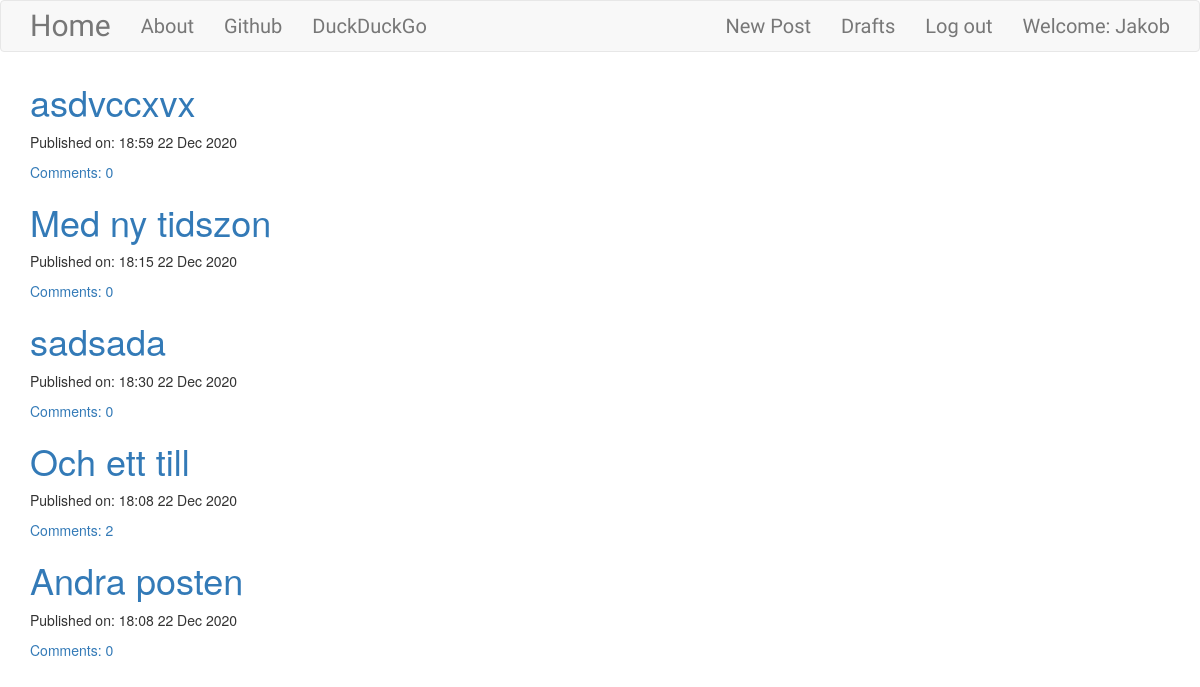
The app's page / (signed in) with its own data.
### blog/models.py (models this page shows, shortened)
class Post(models.Model):
  author = models.ForeignKey('auth.User', on_delete=models.CASCADE)
  title = models.CharField(max_length=256)
  text = models.TextField()
  create_date = models.DateTimeField(default=timezone.now)
  published_date = models.DateTimeField(blank=True, null=True)
  def approve_comments(self):
    return self.comments.filter(approved_comment=True)

### blog/views.py (the view)
# urls.py: path('', views.PostListView.as_view(), name="post_list"),
class PostListView(ListView):
    model = Post
    def get_queryset(self):
        return Post.objects.filter(published_date__lte=timezone.now()).order_by('-published_date')

### blog/templates/blog/post_list.html
{% extends 'blog/base.html' %}
{% block body_block %}
  <div class="centerstage">
    {% for post in post_list %}
      <div class="post">
        <h1><a href="{% url 'post_detail' pk=post.pk %}">{{post.title}}</a></h1>
      </div>
      <div class="date">
        <p>Published on: {{post.published_date|date:"H:s d M Y"}}</p>
      </div>
      <a href="{% url 'post_detail' pk=post.pk %}">Comments: {{post.approve_comments.count}}</a>
    {% endfor %}
  </div>
{% endblock %}

### blog/templates/blog/base.html (shortened to what this page needs)
<!DOCTYPE html>
{% load static %}
<html lang="en">
<head>
    <link rel="stylesheet" href="https://maxcdn.bootstrapcdn.com/bootstrap/3.3.5/css/bootstrap.min.css">
    <link rel="stylesheet" href="//cdn.jsdelivr.net/npm/medium-editor@latest/dist/css/medium-editor.min.css" type="text/css" media="screen" charset="utf-8">
    <link rel="stylesheet" href="{% static 'css/blog.css' %}">
    </head>
<body>
    <nav class="navbar navbar-default techfont custom-navbar">
        <div class="container">
            <ul class="nav navbar-nav">
                <li><a href="{% url 'post_list' %}" class="navbar-brand bigbrand ">Home</a></li>
                <li><a href="{% url 'about' %}">About</a></li>
                <li><a href="https://www.github.com">Github</a></li>
                <li><a href="https://www.duckduckgo.com">DuckDuckGo</a></li>
            </ul>
            <ul class="nav navbar-nav navbar-right">
                {% if user.is_authenticated %}
                    <li><a href="{% url 'post_new' %}">New Post</a></li>
                    <li><a href="{% url 'post_draft_list' %}">Drafts</a></li>
                    <li><a href="{% url 'logout' %}">Log out</a></li>
                    <li>
                        <a>
                            Welcome: {{user.username}}
                        </a>
                    </li>
                {% else %}
                    <li><a class="nav navbar-right" href="{% url 'login' %}"><span class="glyphicon glyphicon-user"></span></a></li>
                {% endif %}
            </ul>
        </div>
    </nav>
    <div class="content container">
        <div class="row">
            <div class="col-md-8">
                <div class="blog-posts">
                    {% block body_block %}
                    {% endblock %}
                </div>
            </div>
        </div>
    </div>
</body>
</html>

### blog/static/css/blog.css (style rules this page uses)
.techfont { font-family: 'Langar', cursive; font-size: 2rem; margin-bottom: 1rem; }
.bigbrand { font-size: 3rem; }
.centerstage { margin: 0 auto; }

### records on screen
Post: title "asdvccxvx", published_date "18:59 22 Dec 2020", approve_comments.count "0"
Post: title "Med ny tidszon", published_date "18:15 22 Dec 2020", approve_comments.count "0"
Post: title "sadsada", published_date "18:30 22 Dec 2020", approve_comments.count "0"
Post: title "Och ett till", published_date "18:08 22 Dec 2020", approve_comments.count "2"
Post: title "Andra posten", published_date "18:08 22 Dec 2020", approve_comments.count "0"

### other values on screen
{{ user.username }} "Jakob"
